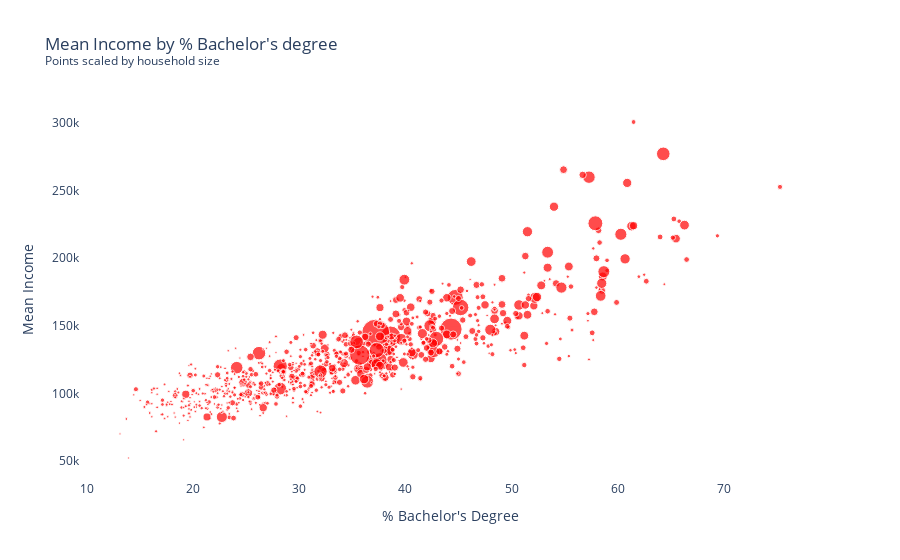

Notebook cell for this chart:
### Markdown cell above
Plotly has sensible default settings for most of the color options, but you can make additional modifications to an existing figure using the `update_layout` (which controls the background) and `update_markers` methods (which controls the points, bars, boxes etc.) Here, I'm making a transparent background and modifying the color of the points

### Code cell
fig.update_layout({
    # all zeros here makes a transparent background
    'plot_bgcolor': 'rgba(0, 0, 0, 0)',
    'paper_bgcolor': 'rgba(0, 0, 0, 0)'

})

fig.update_traces(
    # red markers with a white border
    marker_line_color="white", 
    marker_color="red"
    )

### Figure 1 — Plotly figure (JSON) as saved in the notebook; plotly's stock layout.template omitted (floating-point values rounded to 4 significant figures; data arrays with more than 128 entries replaced by an {"elided": "..."} marker saying what was removed)
{"data": [{"customdata": {"elided": "850x1 str values"}, "hovertemplate": "% Bachelor's Degree=%{x}<br>Mean Income=%{y}<br>num_households=%{marker.size}<br>county=%{customdata[0]}<extra></extra>", "legendgroup": "", "marker": {"color": "red", "line": {"color": "white"}, "size": {"elided": "850 float values"}, "sizemode": "area", "sizeref": 8715.0, "symbol": "circle"}, "mode": "markers", "name": "", "orientation": "v", "showlegend": false, "type": "scatter", "x": {"elided": "850 float values"}, "xaxis": "x", "y": {"elided": "850 int values"}, "yaxis": "y"}], "layout": {"legend": {"itemsizing": "constant", "tracegroupgap": 0}, "paper_bgcolor": "rgba(0, 0, 0, 0)", "plot_bgcolor": "rgba(0, 0, 0, 0)", "title": {"text": "Mean Income by % Bachelor's degree<br><sup>Points scaled by household size</sup>"}, "xaxis": {"anchor": "y", "domain": [0, 1], "title": {"text": "% Bachelor's Degree"}}, "yaxis": {"anchor": "x", "domain": [0, 1], "title": {"text": "Mean Income"}}}}
